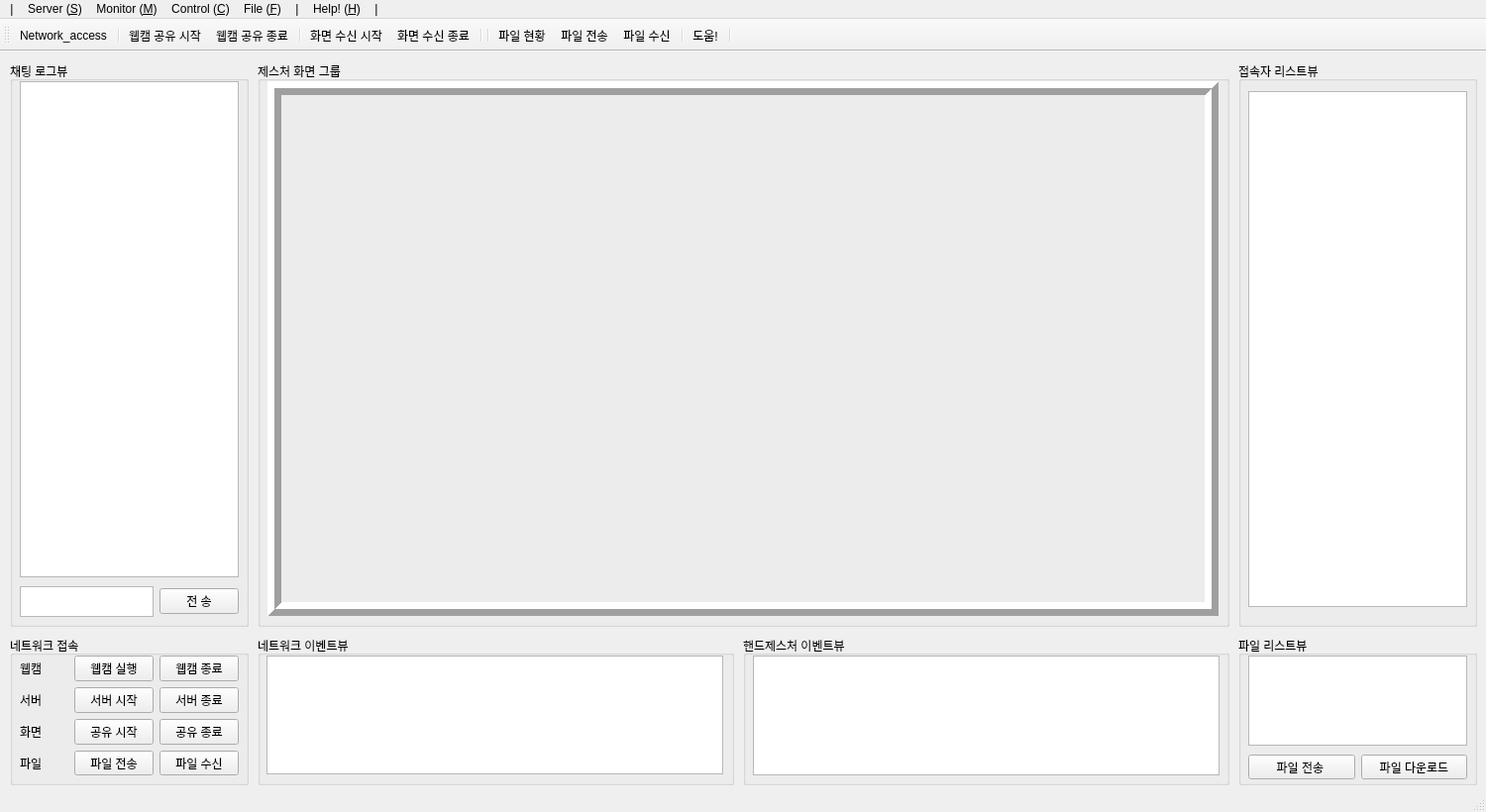
<?xml version="1.0" encoding="UTF-8"?>
<ui version="4.0">
 <class>App_WebCam</class>
 <widget class="QMainWindow" name="App_WebCam">
  <property name="geometry">
   <rect>
    <x>0</x>
    <y>0</y>
    <width>1500</width>
    <height>820</height>
   </rect>
  </property>
  <property name="windowTitle">
   <string>MainWindow</string>
  </property>
  <property name="windowIcon">
   <iconset resource="Icon/toolbar_icon.qrc">
    <normaloff>:/icon/tap.png</normaloff>:/icon/tap.png</iconset>
  </property>
  <property name="windowOpacity">
   <double>1.000000000000000</double>
  </property>
  <widget class="QWidget" name="centralwidget">
   <widget class="QGroupBox" name="group_network">
    <property name="geometry">
     <rect>
      <x>10</x>
      <y>590</y>
      <width>241</width>
      <height>151</height>
     </rect>
    </property>
    <property name="title">
     <string>네트워크 접속</string>
    </property>
    <widget class="QWidget" name="layoutWidget">
     <property name="geometry">
      <rect>
       <x>10</x>
       <y>20</y>
       <width>221</width>
       <height>121</height>
      </rect>
     </property>
     <layout class="QGridLayout" name="gridLayout">
      <item row="0" column="0">
       <widget class="QLabel" name="label">
        <property name="text">
         <string>웹캠</string>
        </property>
       </widget>
      </item>
      <item row="0" column="1">
       <widget class="QPushButton" name="push_webcam_start_button">
        <property name="text">
         <string>웹캠 실행</string>
        </property>
       </widget>
      </item>
      <item row="0" column="2">
       <widget class="QPushButton" name="push_webcam_stop_button">
        <property name="text">
         <string>웹캠 종료</string>
        </property>
       </widget>
      </item>
      <item row="1" column="0">
       <widget class="QLabel" name="label_2">
        <property name="text">
         <string>서버</string>
        </property>
       </widget>
      </item>
      <item row="1" column="1">
       <widget class="QPushButton" name="push_start_Button1">
        <property name="text">
         <string>서버 시작</string>
        </property>
       </widget>
      </item>
      <item row="1" column="2">
       <widget class="QPushButton" name="push_stop_Button1">
        <property name="text">
         <string>서버 종료</string>
        </property>
       </widget>
      </item>
      <item row="2" column="0">
       <widget class="QLabel" name="label_3">
        <property name="text">
         <string>화면</string>
        </property>
       </widget>
      </item>
      <item row="2" column="1">
       <widget class="QPushButton" name="sharing_start_Button">
        <property name="text">
         <string>공유 시작</string>
        </property>
       </widget>
      </item>
      <item row="2" column="2">
       <widget class="QPushButton" name="sharing_stop_Button">
        <property name="text">
         <string>공유 종료</string>
        </property>
       </widget>
      </item>
      <item row="3" column="0">
       <widget class="QLabel" name="label_4">
        <property name="text">
         <string>파일</string>
        </property>
       </widget>
      </item>
      <item row="3" column="1">
       <widget class="QPushButton" name="pushButton_1">
        <property name="text">
         <string>파일 전송</string>
        </property>
       </widget>
      </item>
      <item row="3" column="2">
       <widget class="QPushButton" name="pushButton_2">
        <property name="text">
         <string>파일 수신</string>
        </property>
       </widget>
      </item>
     </layout>
    </widget>
   </widget>
   <widget class="QGroupBox" name="group_chatting">
    <property name="geometry">
     <rect>
      <x>10</x>
      <y>10</y>
      <width>241</width>
      <height>571</height>
     </rect>
    </property>
    <property name="title">
     <string>채팅 로그뷰</string>
    </property>
    <widget class="QTextEdit" name="text_chat_view1">
     <property name="geometry">
      <rect>
       <x>10</x>
       <y>20</y>
       <width>221</width>
       <height>501</height>
      </rect>
     </property>
     <property name="readOnly">
      <bool>true</bool>
     </property>
    </widget>
    <widget class="QWidget" name="layoutWidget">
     <property name="geometry">
      <rect>
       <x>10</x>
       <y>530</y>
       <width>221</width>
       <height>31</height>
      </rect>
     </property>
     <layout class="QGridLayout" name="gridLayout_2">
      <item row="0" column="1">
       <widget class="QPushButton" name="push_chat_Button">
        <property name="text">
         <string>전 송</string>
        </property>
       </widget>
      </item>
      <item row="0" column="0">
       <widget class="QTextEdit" name="text_chatting1"/>
      </item>
     </layout>
    </widget>
   </widget>
   <widget class="QGroupBox" name="group_webcam">
    <property name="geometry">
     <rect>
      <x>260</x>
      <y>10</y>
      <width>981</width>
      <height>571</height>
     </rect>
    </property>
    <property name="title">
     <string>제스처 화면 그룹</string>
    </property>
    <widget class="QLabel" name="Webcam_label2">
     <property name="geometry">
      <rect>
       <x>10</x>
       <y>20</y>
       <width>960</width>
       <height>540</height>
      </rect>
     </property>
     <property name="frameShape">
      <enum>QFrame::Box</enum>
     </property>
     <property name="frameShadow">
      <enum>QFrame::Raised</enum>
     </property>
     <property name="lineWidth">
      <number>7</number>
     </property>
     <property name="text">
      <string/>
     </property>
    </widget>
   </widget>
   <widget class="QGroupBox" name="group_event1">
    <property name="geometry">
     <rect>
      <x>750</x>
      <y>590</y>
      <width>491</width>
      <height>151</height>
     </rect>
    </property>
    <property name="title">
     <string>핸드제스처 이벤트뷰</string>
    </property>
    <widget class="QTextEdit" name="text_view">
     <property name="geometry">
      <rect>
       <x>10</x>
       <y>20</y>
       <width>471</width>
       <height>121</height>
      </rect>
     </property>
     <property name="readOnly">
      <bool>true</bool>
     </property>
    </widget>
   </widget>
   <widget class="QGroupBox" name="group_event2">
    <property name="geometry">
     <rect>
      <x>260</x>
      <y>590</y>
      <width>481</width>
      <height>151</height>
     </rect>
    </property>
    <property name="title">
     <string>네트워크 이벤트뷰</string>
    </property>
    <widget class="QTextEdit" name="text_network_view1">
     <property name="geometry">
      <rect>
       <x>9</x>
       <y>20</y>
       <width>461</width>
       <height>120</height>
      </rect>
     </property>
     <property name="readOnly">
      <bool>true</bool>
     </property>
    </widget>
   </widget>
   <widget class="QGroupBox" name="group_chatting_2">
    <property name="geometry">
     <rect>
      <x>1250</x>
      <y>10</y>
      <width>241</width>
      <height>571</height>
     </rect>
    </property>
    <property name="title">
     <string>접속자 리스트뷰</string>
    </property>
    <widget class="QListWidget" name="person_listWidget1">
     <property name="geometry">
      <rect>
       <x>10</x>
       <y>30</y>
       <width>221</width>
       <height>521</height>
      </rect>
     </property>
    </widget>
   </widget>
   <widget class="QGroupBox" name="groupBox">
    <property name="geometry">
     <rect>
      <x>1250</x>
      <y>590</y>
      <width>241</width>
      <height>151</height>
     </rect>
    </property>
    <property name="title">
     <string>파일 리스트뷰</string>
    </property>
    <widget class="QListWidget" name="file_listView1">
     <property name="geometry">
      <rect>
       <x>10</x>
       <y>20</y>
       <width>221</width>
       <height>91</height>
      </rect>
     </property>
    </widget>
    <widget class="QWidget" name="layoutWidget_4">
     <property name="geometry">
      <rect>
       <x>10</x>
       <y>120</y>
       <width>221</width>
       <height>25</height>
      </rect>
     </property>
     <layout class="QHBoxLayout" name="horizontalLayout_5">
      <item>
       <widget class="QPushButton" name="file_send_Button">
        <property name="text">
         <string>파일 전송 </string>
        </property>
       </widget>
      </item>
      <item>
       <widget class="QPushButton" name="file_download_Button">
        <property name="text">
         <string>파일 다운로드</string>
        </property>
       </widget>
      </item>
     </layout>
    </widget>
   </widget>
  </widget>
  <widget class="QStatusBar" name="statusbar"/>
  <widget class="QMenuBar" name="menuBar">
   <property name="geometry">
    <rect>
     <x>0</x>
     <y>0</y>
     <width>1500</width>
     <height>21</height>
    </rect>
   </property>
   <widget class="QMenu" name="menuServer_S">
    <property name="title">
     <string>Server (&amp;S)</string>
    </property>
   </widget>
   <widget class="QMenu" name="menuMonitor_M">
    <property name="title">
     <string>Monitor (&amp;M)</string>
    </property>
   </widget>
   <widget class="QMenu" name="menuControl_C">
    <property name="title">
     <string>Control (&amp;C)</string>
    </property>
   </widget>
   <widget class="QMenu" name="menuFile_F">
    <property name="title">
     <string>File (&amp;F)</string>
    </property>
   </widget>
   <widget class="QMenu" name="menuHelp_H">
    <property name="title">
     <string>Help! (&amp;H)</string>
    </property>
   </widget>
   <widget class="QMenu" name="menu">
    <property name="title">
     <string>|</string>
    </property>
   </widget>
   <widget class="QMenu" name="menu_2">
    <property name="title">
     <string>|</string>
    </property>
   </widget>
   <widget class="QMenu" name="menu_3">
    <property name="title">
     <string>|</string>
    </property>
   </widget>
   <addaction name="menu"/>
   <addaction name="menuServer_S"/>
   <addaction name="menuMonitor_M"/>
   <addaction name="menuControl_C"/>
   <addaction name="menuFile_F"/>
   <addaction name="menu_2"/>
   <addaction name="menuHelp_H"/>
   <addaction name="menu_3"/>
  </widget>
  <widget class="QToolBar" name="toolBar">
   <property name="windowTitle">
    <string>toolBar</string>
   </property>
   <attribute name="toolBarArea">
    <enum>TopToolBarArea</enum>
   </attribute>
   <attribute name="toolBarBreak">
    <bool>false</bool>
   </attribute>
   <addaction name="actionNetwork_access"/>
   <addaction name="separator"/>
   <addaction name="actionsharing_on"/>
   <addaction name="actionsharing_off"/>
   <addaction name="separator"/>
   <addaction name="actionreceive_on"/>
   <addaction name="actionreceive_off"/>
   <addaction name="separator"/>
   <addaction name="separator"/>
   <addaction name="actionfile_report"/>
   <addaction name="actionfile_share"/>
   <addaction name="actionfile_recive"/>
   <addaction name="separator"/>
   <addaction name="actionhelp"/>
   <addaction name="separator"/>
  </widget>
  <action name="actionmainw_icon1">
   <property name="icon">
    <iconset resource="Icon/toolbar_icon.qrc">
     <normaloff>:/icon/tap.png</normaloff>:/icon/tap.png</iconset>
   </property>
   <property name="text">
    <string>mainw_icon1</string>
   </property>
  </action>
  <action name="actionSetting">
   <property name="text">
    <string>Setting</string>
   </property>
  </action>
  <action name="actionMouse_On">
   <property name="text">
    <string>Mouse_On</string>
   </property>
  </action>
  <action name="actionProgram_Exit">
   <property name="text">
    <string>Program_Exit</string>
   </property>
  </action>
  <action name="actionMouse_Off">
   <property name="text">
    <string>Mouse_Off</string>
   </property>
  </action>
  <action name="actionKeyboard_On">
   <property name="text">
    <string>Keyboard_On</string>
   </property>
  </action>
  <action name="actionKeyboard_Off">
   <property name="text">
    <string>Keyboard_Off</string>
   </property>
  </action>
  <action name="actionNetwork_access">
   <property name="icon">
    <iconset resource="Icon/toolbar_icon.qrc">
     <normaloff>:/icon/antenna.png</normaloff>:/icon/antenna.png</iconset>
   </property>
   <property name="text">
    <string>Network_access
</string>
   </property>
   <property name="font">
    <font/>
   </property>
  </action>
  <action name="actionsharing_on">
   <property name="icon">
    <iconset resource="Icon/toolbar_icon.qrc">
     <normaloff>:/icon/webcam_on.png</normaloff>:/icon/webcam_on.png</iconset>
   </property>
   <property name="text">
    <string>웹캠 공유 시작</string>
   </property>
   <property name="toolTip">
    <string>웹캠 공유 실행 버튼</string>
   </property>
   <property name="statusTip">
    <string>웹캠 공유 실행 버튼</string>
   </property>
  </action>
  <action name="actionsharing_off">
   <property name="icon">
    <iconset resource="Icon/toolbar_icon.qrc">
     <normaloff>:/icon/webcam_off.png</normaloff>:/icon/webcam_off.png</iconset>
   </property>
   <property name="text">
    <string>웹캠 공유 종료 </string>
   </property>
   <property name="toolTip">
    <string>웹캠 공유 종료 버튼</string>
   </property>
   <property name="statusTip">
    <string>웹캠 공유 종료 버튼</string>
   </property>
  </action>
  <action name="actionreceive_on">
   <property name="icon">
    <iconset resource="Icon/toolbar_icon.qrc">
     <normaloff>:/icon/receive_on.png</normaloff>:/icon/receive_on.png</iconset>
   </property>
   <property name="text">
    <string>화면 수신 시작</string>
   </property>
   <property name="toolTip">
    <string>화면 수신 시작 버튼</string>
   </property>
   <property name="statusTip">
    <string>화면 수신 시작 버튼</string>
   </property>
  </action>
  <action name="actionreceive_off">
   <property name="icon">
    <iconset resource="Icon/toolbar_icon.qrc">
     <normaloff>:/icon/receive_off.png</normaloff>:/icon/receive_off.png</iconset>
   </property>
   <property name="text">
    <string>화면 수신 종료</string>
   </property>
   <property name="toolTip">
    <string>화면 수신 종료 버튼</string>
   </property>
   <property name="statusTip">
    <string>화면 수신 종료 버튼</string>
   </property>
  </action>
  <action name="actionremote_setting">
   <property name="icon">
    <iconset resource="Icon/toolbar_icon.qrc">
     <normaloff>:/icon/remote-access.png</normaloff>:/icon/remote-access.png</iconset>
   </property>
   <property name="text">
    <string>원격 조정 </string>
   </property>
   <property name="iconText">
    <string>원격 조정 </string>
   </property>
   <property name="toolTip">
    <string>원격 조정 버튼</string>
   </property>
   <property name="statusTip">
    <string>원격 조정 버튼</string>
   </property>
  </action>
  <action name="actionfile_report">
   <property name="icon">
    <iconset resource="Icon/toolbar_icon.qrc">
     <normaloff>:/icon/file_list.png</normaloff>:/icon/file_list.png</iconset>
   </property>
   <property name="text">
    <string>파일 현황</string>
   </property>
   <property name="toolTip">
    <string>파일 현황 버튼</string>
   </property>
   <property name="statusTip">
    <string>파일 현황 버튼</string>
   </property>
  </action>
  <action name="actionfile_share">
   <property name="icon">
    <iconset resource="Icon/toolbar_icon.qrc">
     <normaloff>:/icon/file_share.png</normaloff>:/icon/file_share.png</iconset>
   </property>
   <property name="text">
    <string>파일 전송</string>
   </property>
   <property name="toolTip">
    <string>파일 전송 버튼 </string>
   </property>
   <property name="statusTip">
    <string>파일 전송 버튼 </string>
   </property>
  </action>
  <action name="actionfile_recive">
   <property name="icon">
    <iconset resource="Icon/toolbar_icon.qrc">
     <normaloff>:/icon/file_received.png</normaloff>:/icon/file_received.png</iconset>
   </property>
   <property name="text">
    <string>파일 수신 </string>
   </property>
   <property name="toolTip">
    <string>파일 수신 버튼</string>
   </property>
   <property name="statusTip">
    <string>파일 수신 버튼</string>
   </property>
  </action>
  <action name="actionhelp">
   <property name="icon">
    <iconset resource="Icon/toolbar_icon.qrc">
     <normaloff>:/icon/help.png</normaloff>:/icon/help.png</iconset>
   </property>
   <property name="text">
    <string>도움!</string>
   </property>
   <property name="iconText">
    <string>도움!</string>
   </property>
   <property name="toolTip">
    <string>도움!</string>
   </property>
   <property name="statusTip">
    <string>도움!</string>
   </property>
  </action>
 </widget>
 <resources>
  <include location="Icon/toolbar_icon.qrc"/>
 </resources>
 <connections/>
</ui>
